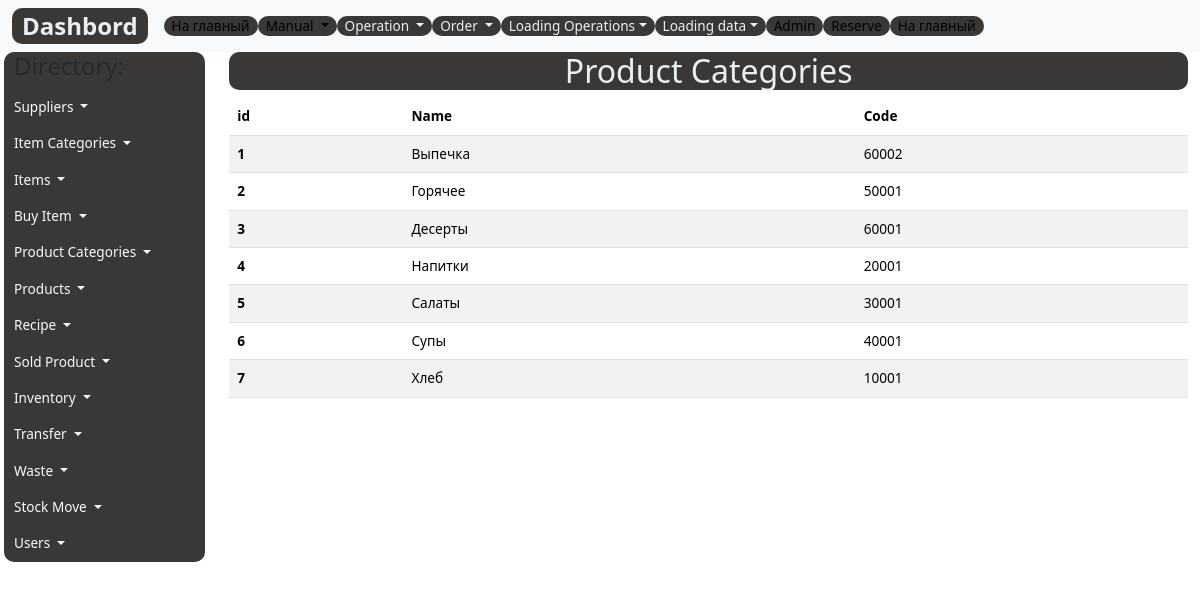
Screenshot of /categories-list/ with the database file from the repository.
### register/models.py (models this page shows, shortened)
class Category(models.Model):
    code= models.CharField(max_length=5, help_text="Не более 5 цифр",  unique=True,verbose_name='Код')
    name = models.CharField(max_length=200, help_text="Не более 200 знаков", db_index=True, verbose_name='Категория')
    slug= models.SlugField(max_length=255, verbose_name='Url', unique=True)
    created_date= models.DateField(auto_now_add=True, verbose_name='Создан',null=True)
    updated_date = models.DateField(auto_now=True,  verbose_name='Изменен', null=True)
    class Meta:
        ordering = ['name']
        verbose_name = 'Категория продукта'
        verbose_name_plural = 'Категории продуктов'

### register/views.py (the view)
# urls.py: path('categories-list/', ProductCategoriesListView.as_view(), name='categories-list'),
class ProductCategoriesListView(ListView):
    model = Category
    template_name = 'register/items/category.html'
    context_object_name = 'categories'

### register/templates/register/items/category.html (shortened to what this page needs)
{% extends 'base.html' %}
{% load static %}
{% block content %}
<div class="container">
  <h1 class="custom">Product Categories </h1>
  <table class="table table-striped">
    <thead style="position: sticky;
  top: -1px;
  z-index: 2;background: #9d9e9e;">
      <tr>
        <th scope="col">id</th>
        <th scope="col">Name</th>
        <th scope="col">Code</th>
      </tr>
    </thead>
    <tbody>
      {% for category in categories%}
      <tr>
        <th scope="row">{{category.id}}</th>
        <td>{{category.name}}</td>
        <td>{{category.code}}</td>
      </tr>
      {% endfor %}
    </tbody>
  </table>
</div>
{% endblock %}

### mms22/static/css/style.css (style rules this page uses)
.custom { color: #ebeef1; background: #3a3837; font-size: 2rem; text-align: center; border-radius: 10px; -webkit-border-radius: 10px; -moz-border-radius: 10px; -ms-border-radius: 10px; -o-border-radius: 10px; }
body { font-size: 0.85rem !important; }

### rows the page displays
Category: id "1", name "Выпечка", code "60002"
Category: id "2", name "Горячее", code "50001"
Category: id "3", name "Десерты", code "60001"
Category: id "4", name "Напитки", code "20001"
Category: id "5", name "Салаты", code "30001"
Category: id "6", name "Супы", code "40001"
Category: id "7", name "Хлеб", code "10001"
